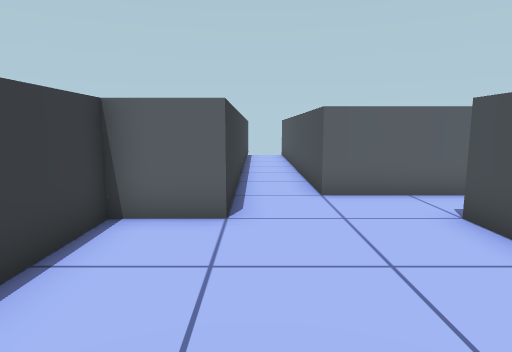
View 1 (above)

14 first-person views from a walk through a Unity game level. The camera is 1.5 m above the floor, tilts 8° down and sees 75° across. The floor is counted in squares, 1 m on a side. Each view is taken from the middle of a square. On the plan, view 1 faces up. The plan holds only what a view shows up to about 15 squares ahead; the rest is blank. The place goes on beyond the plan.

View 2
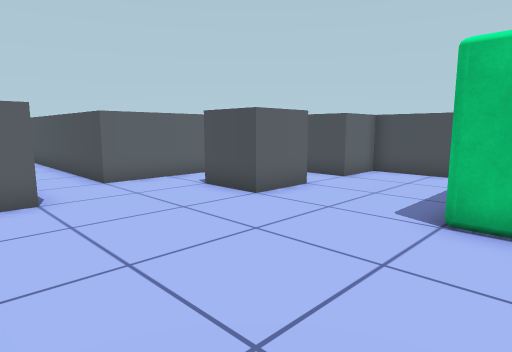

View 3
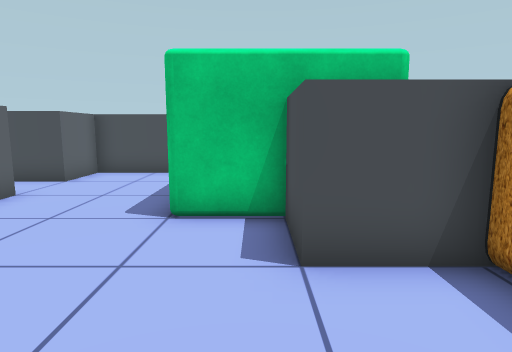

View 4
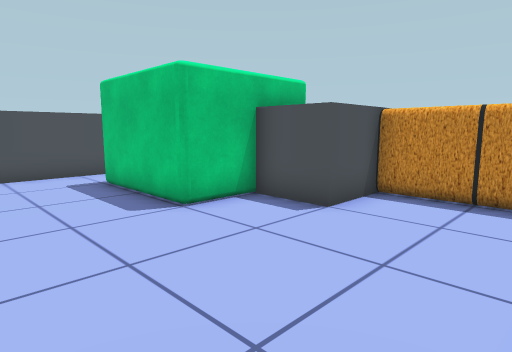

View 5
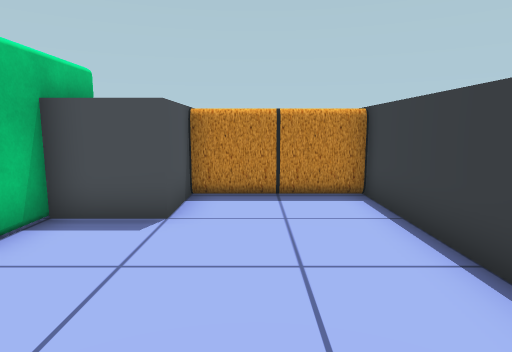

View 6
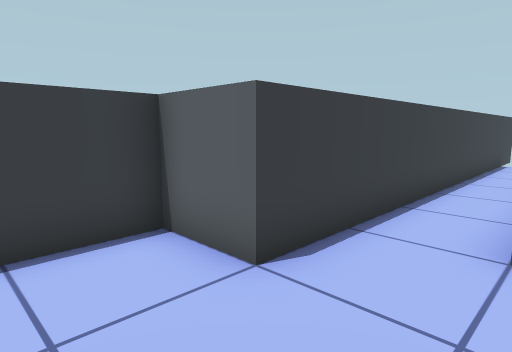

View 7
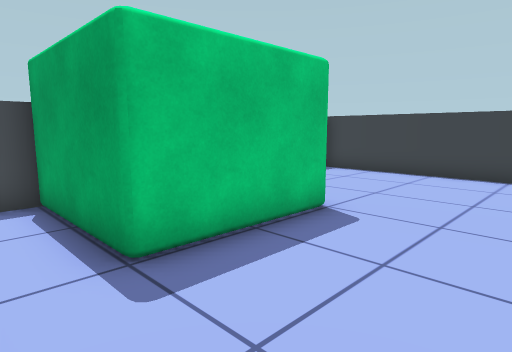

View 8
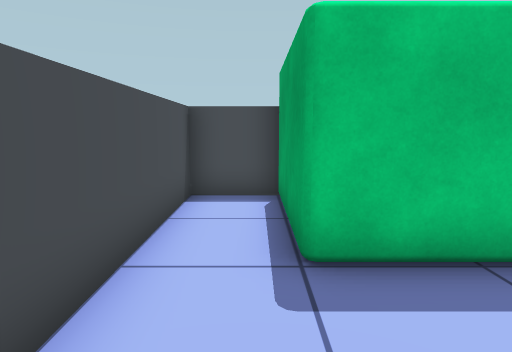

View 9
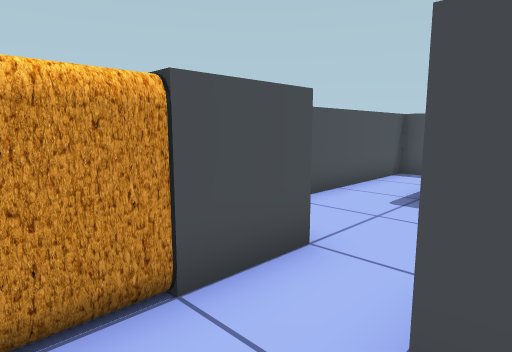

View 10
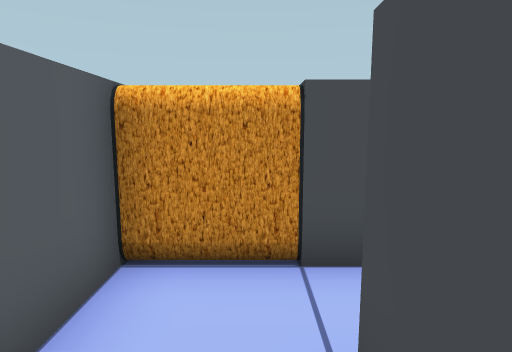

View 11
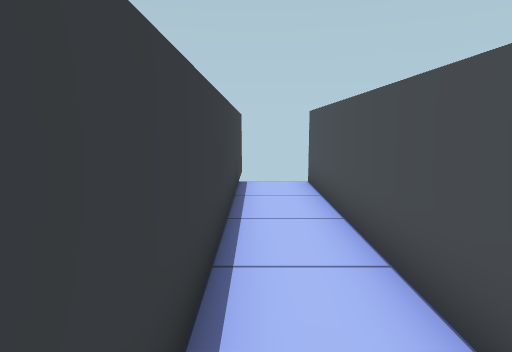

View 12
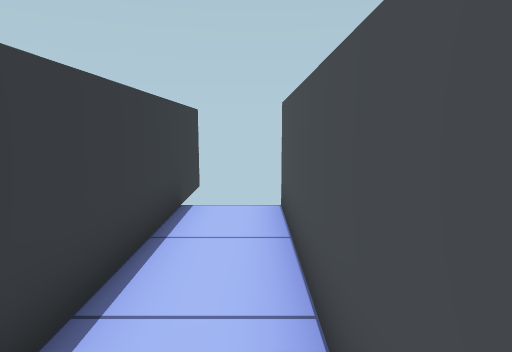

View 13
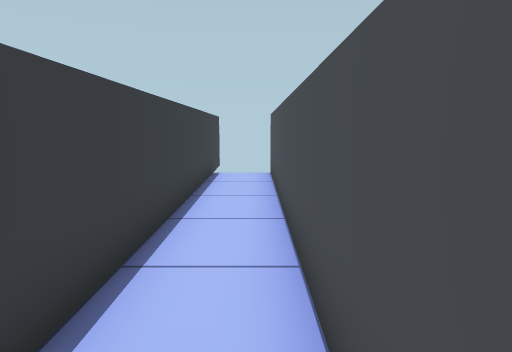

View 14
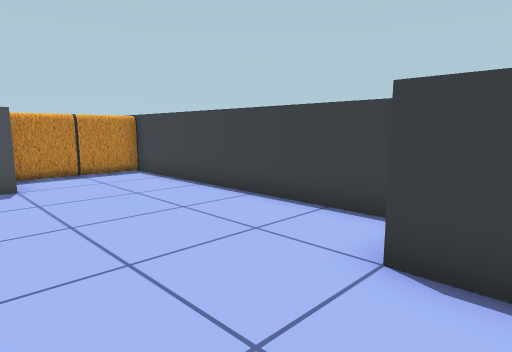

### Floor plan
Key: @ floor where view 1 was taken; # wall or solid block; . floor; O other object.
Columns run from 3 left of view 1 to 10 right of it. Each row starts with its distance up from view 1.
 20   #  #
 19   #..#
 18   #..#
 17   #..#
 16   #..#
 15   #..#
 14   #..#
 13   #..#
 12   #..#
 11   #..#
 10   #..#
  9   #..#
  8   #..#######
  7   #........OO
  6 ###........OO
  5 #......##..#
  4 #......##..###
  3 #............#
  2 #............#
  1 #............#
  0 #..@.........#
 -1 #......OOOO..#
 -2 #......O  O..#
 -3 #....##O  O..#
 -4 #....# O  O..#
 -5 #OOOO#    ####
 -6  OOOO

Where each view was taken, in squares from view 1:
view 1: 0 up, 0 right, facing up
view 2: 2 down, 2 left, facing up-right
view 3: 2 down, 2 left, facing right
view 4: 3 up, 2 left, facing down-right
view 5: 3 up, 0 right, facing down
view 6: 3 up, 2 right, facing up-left
view 7: 3 up, 9 right, facing down-left
view 8: 3 up, 8 right, facing down
view 9: 7 up, 5 right, facing down-right
view 10: 6 up, 4 right, facing right
view 11: 10 up, 0 right, facing up
view 12: 13 up, 1 right, facing up
view 13: 8 up, 1 right, facing up
view 14: 7 up, 3 right, facing down-left
